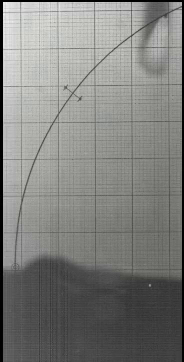
#> input picture frame 12 of croped_test_video.mp4, 184 x 362 px
$ python tempCodeRunnerFile.py
#> lines starting #> are read from the running program, lines starting #| are printed output that depends on the picture
import cv2
import numpy as np

vid = r"D:\GitHubRep\pointer_trajectory\croped_test_video.mp4"
cap = cv2.VideoCapture(vid)

frame_w = int(cap.get(cv2.CAP_PROP_FRAME_WIDTH))
frame_h = int(cap.get(cv2.CAP_PROP_FRAME_HEIGHT))

fourcc = cv2.VideoWriter_fourcc(*"X264")
path = r"Detected_Motion.mp4"
output = cv2.VideoWriter(path, fourcc, 30, (frame_w, frame_h))

done, cur_frame = cap.read()
#> cur_frame is the input picture: shape (362, 184, 3); mean B, G, R 125.8, 127.6, 127.6
done, next_frame = cap.read()

centers = []

while cap.isOpened():
    if done:
        diff = cv2.absdiff(cur_frame, next_frame)
        gray = cv2.cvtColor(diff, cv2.COLOR_BGR2GRAY)
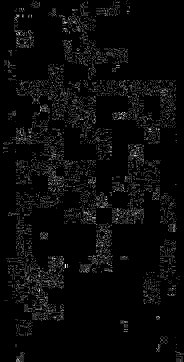
#> gray: shape (362, 184); min 0, max 6, mean 0.224; drawn with min black and max white
        blurred = cv2.GaussianBlur(gray, (5, 5), 0)
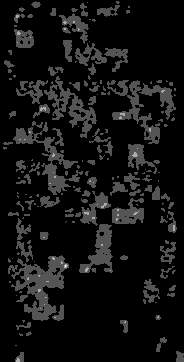
#> blurred: shape (362, 184); min 0, max 3, mean 0.206; drawn with min black and max white
        thresh, binary = cv2.threshold(blurred, 5, 255, cv2.THRESH_BINARY)
#> binary: shape (362, 184); every value is 0
        dilated = cv2.dilate(binary, None, iterations=10)
        contours, hierarchy = cv2.findContours(dilated, cv2.RETR_TREE, cv2.CHAIN_APPROX_NONE)
#> contours = []

        for cnt in contours:
            (x, y, w, h) = cv2.boundingRect(cnt)

            if cv2.contourArea(cnt) < 7:
                continue

            cv2.rectangle(cur_frame, (x, y), (x+w, y+h), (0, 255, 0), 1)

            center_x = x + w // 2
            center_y = y + h // 2

            if centers:
                prev_x, prev_y = centers[-1]
                distance = np.sqrt((center_x - prev_x)**2 + (center_y - prev_y)**2)
                if distance < 7:
                    centers.append((center_x, center_y))
            else:
                centers.append((center_x, center_y))
#> this loop made 0 passes
#> after the loop, centers = []

        for i in range(1, len(centers)):
            cv2.line(cur_frame, centers[i-1], centers[i], (0, 0, 255), 1)

        cv2.imshow("frame", cur_frame)
        output.write(cur_frame)

        cur_frame = next_frame
        done, next_frame = cap.read()

        if cv2.waitKey(30) == ord("f"):
#> (key Esc is pressed here)
            break
    else:
        break

cv2.destroyAllWindows()
cap.release()
output.release()

$ run again, starting later in the video
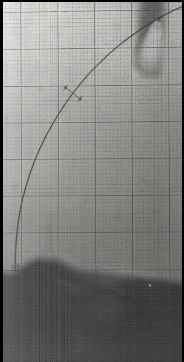
#> input picture frame 54 of croped_test_video.mp4, 184 x 362 px
#> cur_frame is the input picture: shape (362, 184, 3); mean B, G, R 125.8, 127.6, 127.5
#> `gray = cv2.cvtColor(diff, cv2.COLOR_BGR2GRAY)`:
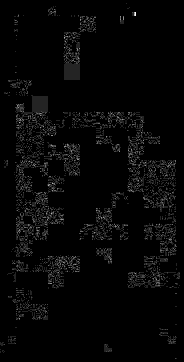
#> gray: shape (362, 184); min 0, max 7, mean 0.183; drawn with min black and max white
#> `blurred = cv2.GaussianBlur(gray, (5, 5), 0)`:
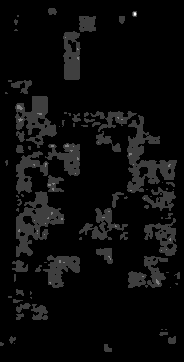
#> blurred: shape (362, 184); min 0, max 4, mean 0.177; drawn with min black and max white
#> binary: shape (362, 184); every value is 0
#> contours = []

$ run again, starting later in the video
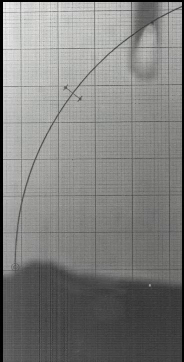
#> input picture frame 96 of croped_test_video.mp4, 184 x 362 px
#> cur_frame is the input picture: shape (362, 184, 3); mean B, G, R 125.8, 127.7, 127.5
#> `gray = cv2.cvtColor(diff, cv2.COLOR_BGR2GRAY)`:
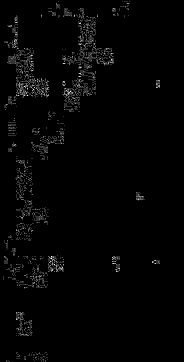
#> gray: shape (362, 184); min 0, max 5, mean 0.0847; drawn with min black and max white
#> `blurred = cv2.GaussianBlur(gray, (5, 5), 0)`:
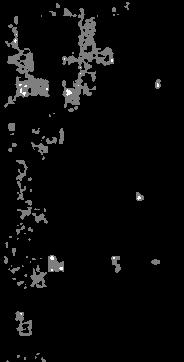
#> blurred: shape (362, 184); min 0, max 2, mean 0.076; drawn with min black and max white
#> binary: shape (362, 184); every value is 0
#> contours = []
